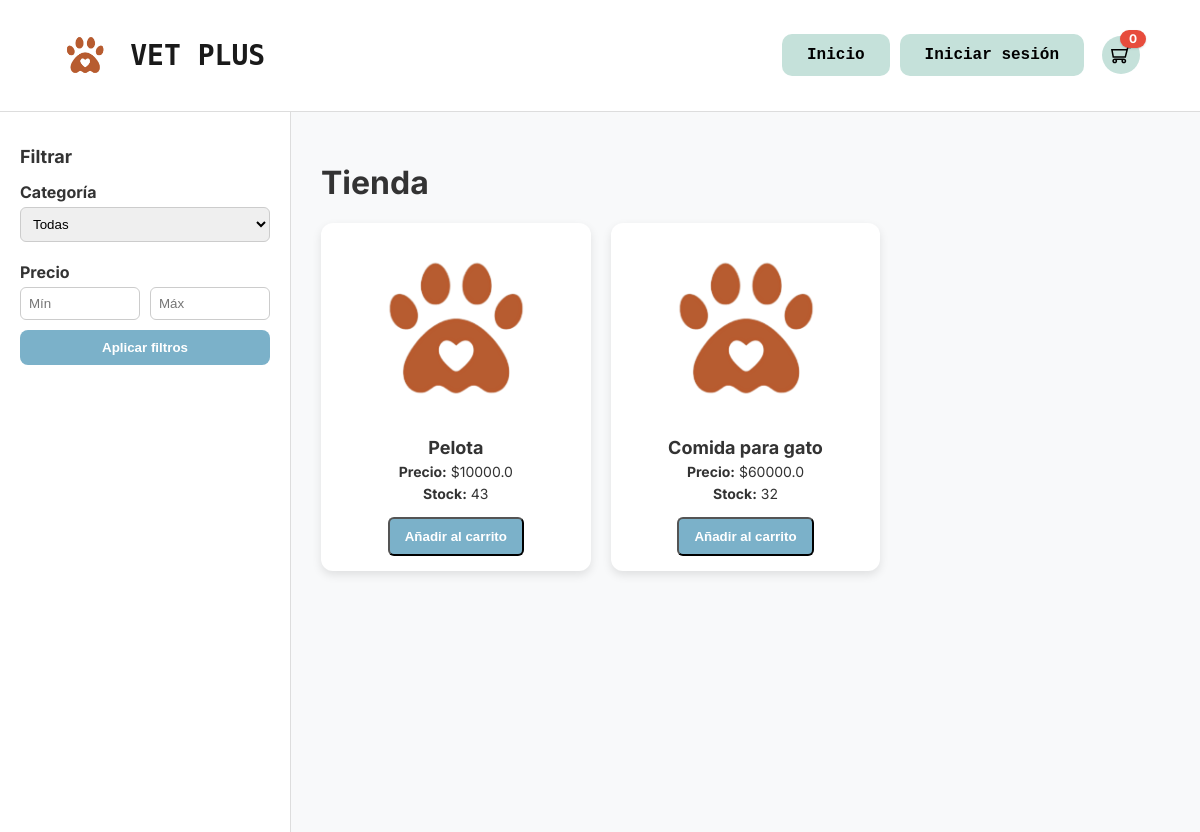
The page /tienda on the database its author committed.
### vetplus/models.py (models this page shows)
class Product(db.Model):
    id = db.Column(db.Integer, primary_key = True)
    name = db.Column(db.String(100), nullable = False)
    description = db.Column(db.Text, nullable = False)
    price = db.Column(db.Float, nullable = False)
    stock = db.Column(db.Integer, nullable = False)
    category_id = db.Column(db.Integer, db.ForeignKey("category.id"), nullable = False)

### vetplus/routes/store.py (the view)
@store_bp.route("/tienda")
def tienda():
    category_id = request.args.get("category", type = int)
    min_price = request.args.get("min_price", type = float)
    max_price = request.args.get("max_price", type = float)
    query = Product.query
    if category_id:
        query = query.filter(Product.category_id == category_id)
    if min_price != None:
        query = query.filter(Product.price >= min_price)
    if max_price != None:
        query = query.filter(Product.price <= max_price)
    products = query.all()
    categories = Category.query.all()
    return render_template("store/store.html", products = products, categories = categories, category_id = category_id, min_price = min_price, max_price = max_price)

### templates/store/store.html (shortened to what this page needs)
<!DOCTYPE html>
<html lang="es">
<head>
</head>
<body>
    <header>
        <div class="logo">
            <img src="{{ url_for('static', filename='img/logo.png') }}" alt="Logo Vetplus" class="icono" height="50">
            <h1>VET PLUS</h1>
        </div>
        <nav>
            <a href="{{ url_for('main.home' )}}"><button class="btn">Inicio</button></a>
            {% if current_user.is_authenticated %}
            <a href="{{ url_for('main.dashboard' )}}"><button class="btn">Dashboard</button></a>
            {% else %}
            <a href="{{ url_for('auth.login') }}"><button class="btn">Iniciar sesión</button></a>
            {% endif %}
            <a href="{{ url_for('cart.view_cart') }}" class="cart-link" title="Ver carrito">
                <div class="cart-circle">
                </div>
                <span id="cart-count-badge" class="cart-badge">
                    {{ session.get('cart')|length if session.get('cart') else 0 }}
                </span>
            </a>
        </nav>
    </header>
    <div class="content">
        <aside>
            <h2>Filtrar</h2>
            <form method="GET" action="{{ url_for('store.tienda') }}">
                <label for="category">Categoría</label>
                <select name="category" id="category">
                    <option value="">Todas</option>
                </select>
                <label>Precio</label>
                <div class="price-filter">
                    <input type="number" name="min_price" placeholder="Mín"
                        value="{{ request.args.get('min_price', '') }}">
                    <input type="number" name="max_price" placeholder="Máx"
                        value="{{ request.args.get('max_price', '') }}">
                </div>
                <button type="submit">Aplicar filtros</button>
            </form>
        </aside>
        <main>
            <h1>Tienda</h1>
            <div class="products-grid">
                {% for product in products %}
                <div class="product-card">
                    <img src="{{ url_for('static', filename='img/logo.png') }}" alt="Imagen producto">
                    <h3>{{ product.name }}</h3>
                    <p><strong>Precio:</strong> ${{ product.price }}</p>
                    <p><strong>Stock:</strong> {{ product.stock }}</p>
                    <button class="btn-add" onclick="addToCart({{ product.id }})">Añadir al carrito</button>
                </div>
                {% endfor %}
            </div>
        </main>
    </div>
</body>
</html>

### templates/store/store.html (style rules this page uses)
body { margin: 0; font-family: 'Inter', sans-serif; background: #f8f9fa; color: #333; }
header { display: flex; justify-content: space-between; align-items: center; padding: 20px 60px; background: #fff; border-bottom: 1px solid #ddd; }
nav { display: flex; align-items: center; gap: 10px; }
.logo { display: flex; align-items: center; gap: 20px; }
.logo h1 { font-size: 28px; font-weight: bold; color: #1a1a1a; font-family: 'monospace', cursive, sans-serif; }
.btn { background-color: #c5e1da; border: none; padding: 12px 25px; border-radius: 10px; cursor: pointer; font-size: 16px; font-weight: bold; font-family: 'Lucida Console', monospace; transition: transform 0.2s ease, background 0.3s ease; }
.content { display: flex; min-height: calc(100vh - 80px); }
aside { width: 250px; background: #fff; border-right: 1px solid #ddd; padding: 20px; }
aside h2 { font-size: 18px; margin-bottom: 15px; }
aside form label { font-weight: bold; display: block; margin: 10px 0 5px; }
aside form select, aside form input { width: 100%; padding: 8px; margin-bottom: 10px; border-radius: 6px; border: 1px solid #ccc; }
.price-filter { display: flex; gap: 10px; }
.price-filter input { width: 100%; }
aside button { width: 100%; padding: 10px; border: none; background: #7bb1c9; color: #fff; font-weight: bold; border-radius: 8px; cursor: pointer; }
main { flex: 1; padding: 30px; }
.products-grid { display: grid; grid-template-columns: repeat(auto-fill, minmax(250px, 1fr)); gap: 20px; }
.product-card { background: #fff; border-radius: 12px; padding: 15px; box-shadow: 0px 4px 10px rgba(0, 0, 0, 0.1); text-align: center; }
.product-card img { width: 100%; height: 180px; object-fit: contain; margin-bottom: 10px; }
.product-card h3 { font-size: 18px; margin: 5px 0; }
.product-card p { margin: 5px 0; font-size: 14px; }
.btn-add { display: inline-block; margin-top: 10px; padding: 10px 15px; background: #7bb1c9; color: #fff; border-radius: 6px; text-decoration: none; font-weight: bold; transition: background 0.3s; }
.cart-link { position: relative; display: inline-flex; align-items: center; gap: 8px; text-decoration: none; color: inherit; margin-left: 8px; }
.cart-icon { width: 26px; height: 26px; color: #1a1a1a; display: block; }
.cart-badge { position: absolute; top: -6px; right: -6px; background: #e74c3c; color: #fff; font-weight: 700; font-size: 12px; line-height: 18px; min-width: 18px; height: 18px; padding: 0 4px; border-radius: 999px; display: inline-flex; align-items: center; justify-content: center; box-shadow: 0 1px 2px rgba(0, 0, 0, 0.15); }
.cart-circle { background: #c5e1da; border-radius: 50%; width: 38px; height: 38px; display: flex; align-items: center; justify-content: center; transition: transform 0.2s ease, background 0.3s ease; }
.cart-icon { width: 20px; height: 20px; display: block; }

### rows shown on the page
Product: name "Pelota", price "10000.0", stock "43"
Product: name "Comida para gato", price "60000.0", stock "32"

### other values the page prints
{{ session.get('cart')|length if session.get('cart') else 0 }} "0"
